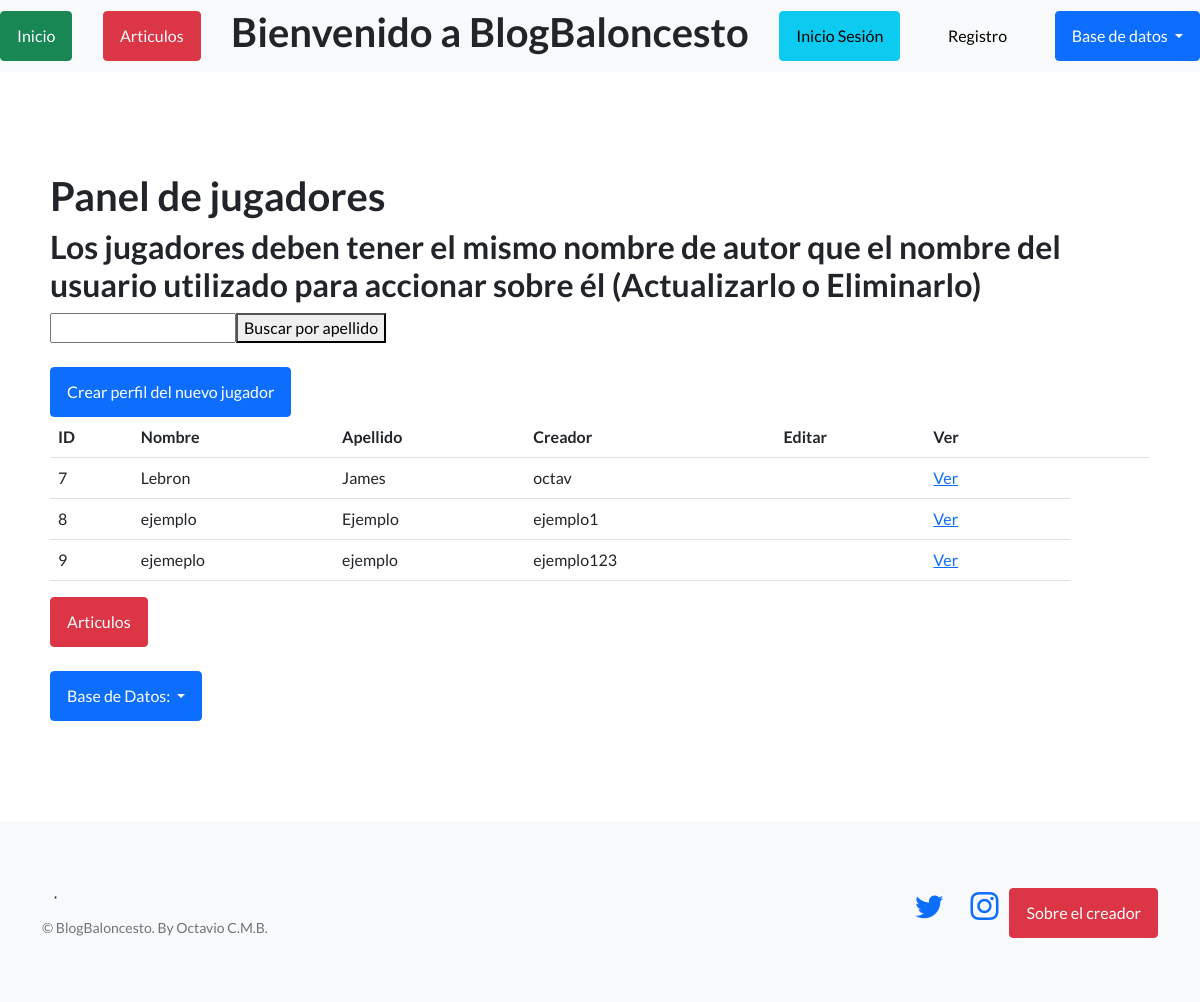
//BlogBaloncesto/jugadores/, run on the app's committed database.
### Basquet1/models.py (models this page shows, shortened)
class Jugadores(models.Model):
    nombre = models.CharField(max_length=256)
    apellido = models.CharField(max_length=256)
    lugar_de_nacimiento = models.CharField(max_length=256)
    fecha_de_nacimiento = models.DateField()
    esta_habilitado = models.BooleanField(default=True)
    creador = models.ForeignKey(User, on_delete=models.SET_NULL,null=True)
    club = models.CharField(max_length=256, default="Agente Libre")
    numero_camiseta = models.IntegerField(default=00)
    creador1= models.CharField(max_length=256, default="Aquí va el nombre de usuario")

### Basquet1/views.py (the view, shortened to what this page needs)
# urls.py: path("jugadores/", JugadoresListView.as_view(), name='listar_jugadores'),
class JugadoresListView(ListView):
    model = Jugadores
    template_name = 'Basquet1/panel_jugadores.html'
    context_object_name = 'jugadores'
    def get_queryset(self):
        queryset = super().get_queryset()
        query = self.request.GET.get('p')
        if query:
            queryset = queryset.filter(apellido__icontains=query)
        return queryset

### Basquet1/templates/Basquet1/panel_jugadores.html (shortened to what this page needs)
{% extends 'Basquet1/base.html' %}
{% block contenido %}
        <h1>Panel de jugadores</h1>
        <h2>Los jugadores deben tener el mismo nombre de autor que el nombre del usuario utilizado para accionar sobre él (Actualizarlo o Eliminarlo)</h2>
        <table class="table">
        <form method="get">
                <input type="text" name="p" value="{{ request.GET.p }}">
                <button type="submit">Buscar por apellido</button>
                <br></br>
        <a href="{% url 'crear_jugadores' %}" class="btn btn-primary">Crear perfil del nuevo jugador</a>
            <tbody>
                <tr>
                    <th> ID </th>
                    <th> Nombre </th>
                    <th> Apellido</th>
                    <th> Creador</th>
                    <th> Editar</th>
                    <th> Ver</th>
                    <td></td>
                    <td></td>
                    <td></td>
                </tr>
                {% for jugador in object_list %}
                <tr>
                    <td> {{jugador.id}}</td>
                    <td> {{jugador.nombre}}</td>
                    <td> {{jugador.apellido}}</td>
                    <td> {{jugador.creador1}}</td>
                    <td>
                    </td>
                    <td>
                        <a href="{% url 'ver_jugadores' jugador.id %}">Ver</a>
                     </td>
                    <td>
                    </td>
                </tr>
                {% endfor %}
            </tbody>
        </table>
    <a class="btn btn-danger" href="{% url 'listar_articulo'%}">Articulos</a>
    <br></br>
    <div class="dropdown">
        <button class="btn btn-primary dropdown-toggle" type="button" id="dropdownMenuButton1" data-bs-toggle="dropdown" aria-expanded="false">
         <div style="display: inline-flex;">
            <span>Base de Datos:</span>
        </div>
        </button>
</section>
{% endblock contenido %}

### data on the page
Jugadores: id "7", nombre "Lebron", apellido "James", creador1 "octav"
Jugadores: id "8", nombre "ejemplo", apellido "Ejemplo", creador1 "ejemplo1"
Jugadores: id "9", nombre "ejemeplo", apellido "ejemplo", creador1 "ejemplo123"
